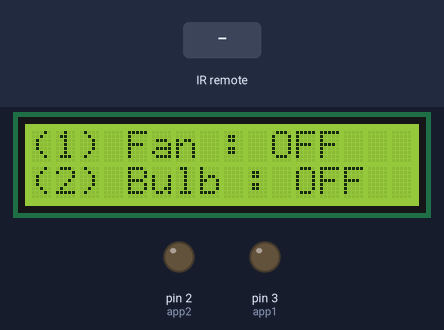
Recording of a sketch running on a simulated Arduino Uno, built with avr-gcc and run on an emulated ATmega328P. Shown: 16×2 character LCD, output pins drawn as LEDs (lit = HIGH). Inputs (shaded band) come from the test bench. What the sketch prints to the serial monitor is not drawn.

Above: at 4.2 s.
4.3 s: infrared code 0xFD08F7 received
At 4.8 s:
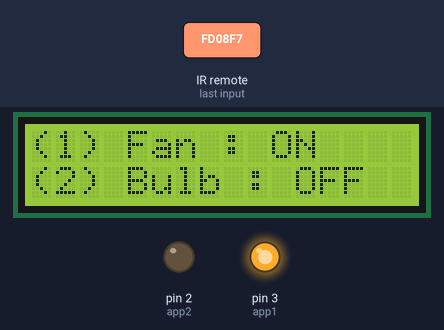
5.8 s: infrared code 0xFD8877 received
At 7.0 s:
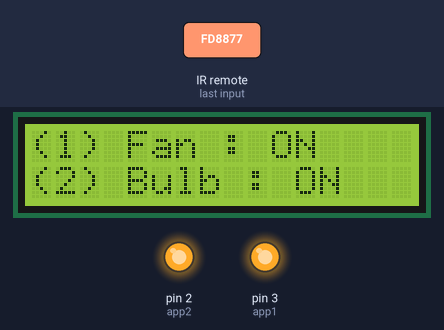
7.3 s: infrared code 0xFD08F7 received
At 8.2 s:
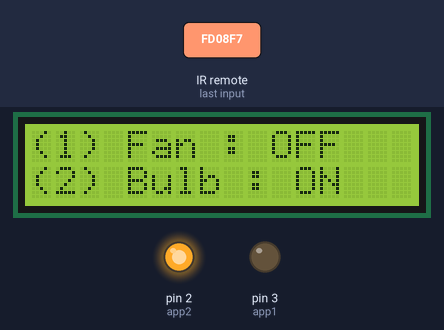
8.8 s: infrared code 0xFD00FF received
At 9.4 s:
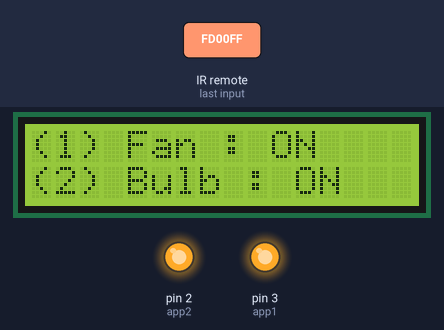
Timing chart, 0 to 11.3 s (numbered marks = the images above; inputs shaded):
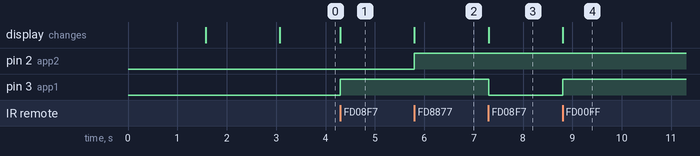

Measured:
- after the input at 4.3 s, pin 3 (app1): LOW → HIGH at once; the display: changes at once (image 1)
- after the input at 5.8 s, pin 2 (app2): LOW → HIGH at once; the display: changes at once (image 2)
- after the input at 7.3 s, pin 3 (app1): HIGH → LOW at once; the display: changes at once (image 3)
- after the input at 8.8 s, pin 3 (app1): LOW → HIGH at once; the display: changes at once (image 4)

The sketch:

Percobaan_ke2.ino
```cpp
#include <IRremote.h>      //including infrared remote header file
#include <LiquidCrystal.h>    //including LCD header file

#define code1  16582903   // code received from button 1
#define code2  16615543   // code received from button 2
#define code3  16580863   // code received from "power button"

LiquidCrystal lcd(12,10,7,6,5,4);

int RECV_PIN = 11;        // the pin where you connect the output pin of IR sensor
IRrecv irrecv(RECV_PIN);
decode_results results;

int app1 = 3;         //fan pin
int app2 = 2;         //bulb pin
int status[] = {0,0,0,0};
/* the initial state of appliances is OFF (zero)
the first zero must remain zero but you can
change the others to 1's if you want a certain
appliance to be ON when the board is powered */

void setup()
{
  Serial.begin(9600);
  lcd.begin(16,2);          // Start the LCD
  irrecv.enableIRIn();        // Start the IR receiver

  pinMode(app1, OUTPUT);
  pinMode(app2, OUTPUT);

  lcd.setCursor(0,0);
  lcd.print("Made by Naman");   // Made by Naman Chauhan
  lcd.setCursor(0,1);
  lcd.print("Chauhan");
  delay(1500);
  lcd.clear();

  lcd.setCursor(3,0);
  lcd.print("Arduino IR");      //Arduino IR Switch Board
  lcd.setCursor(2,1);
  lcd.print("Switch Board");
  delay(1500);
  lcd.clear();

  lcd.setCursor(0,0);
  lcd.print("(1) Fan : OFF");     //Showing intial status on LCD
  lcd.setCursor(0,1);
  lcd.print("(2) Bulb : OFF");

}

void loop()
{
  if (irrecv.decode(&results)) {
    unsigned int value = results.value;
    switch(value) {

       case code1:
         if(status[1] == 1) {           // if first app is ON then
            digitalWrite(app1, LOW);      // turn it off when button is pressed
            status[1] = 0;              // and set its state as off
            lcd.setCursor(10,0);      //printing status on LCD
            lcd.print("OFF");
          }

        else {                          // else if first app is OFF then
              digitalWrite(app1, HIGH);   // turn it on when the button is pressed
              status[1] = 1;            // and set its state as ON
              lcd.setCursor(10,0);    //printing status on LCD
              lcd.print("ON ");
           }
              break;


       case code2:
         if(status[2] == 1) {
            digitalWrite(app2, LOW);
            status[2] = 0;
            lcd.setCursor(11,1);      //printing status on LCD
            lcd.print("OFF");
         }

        else {
              digitalWrite(app2, HIGH);
              status[2] = 1;
              lcd.setCursor(11,1);      //printing status on LCD
              lcd.print("ON ");
           }
              break;

       case code3:
         if(status[1] == 1 && status[2] == 1) {
            digitalWrite(app1, LOW);
            status[1] = 0;
            lcd.setCursor(10,0);
            lcd.print("OFF");

            digitalWrite(app2, LOW);
            status[2] = 0;
            lcd.setCursor(11,1);
            lcd.print("OFF");
           }

         else {
               digitalWrite(app1, HIGH);
               status[1] = 1;
               lcd.setCursor(10,0);
               lcd.print("ON ");

               digitalWrite(app2, HIGH);
               status[2] = 1;
               lcd.setCursor(11,1);
               lcd.print("ON ");
         }

    }
    Serial.println(value);
    irrecv.resume();       // Receive the next value
  }
}
```
